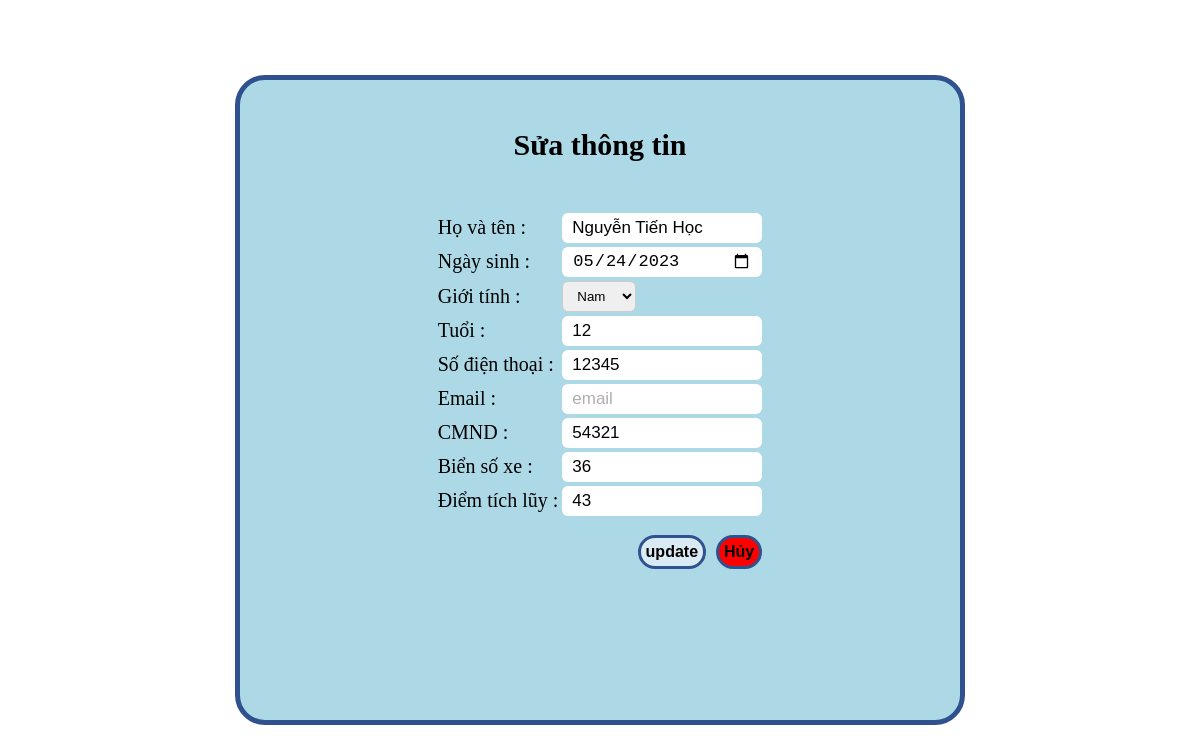
Screenshot of /view/views_hoi_vien/view_update_hoivien_popup.php?hoivienID=3 with the database file from the repository.
### tables this page shows
CREATE TABLE `tbl_hoi_vien` (
  `id_hv` int(50) NOT NULL,
  `name_hv` varchar(50) NOT NULL,
  `ngay_sinh` date NOT NULL,
  `gioi_tinh` varchar(10) DEFAULT NULL,
  `tuoi` int(11) NOT NULL,
  `sdt` varchar(50) NOT NULL,
  `email` text DEFAULT NULL,
  `cmnd` varchar(50) NOT NULL,
  `bien_xe` varchar(50) DEFAULT NULL,
  `diem_tich_luy` float NOT NULL,
  `chieu_cao` float DEFAULT NULL,
  `can_nang` float DEFAULT NULL,
  `phan_tram_mo` float DEFAULT NULL,
  `ngay_cap_nhat` date DEFAULT NULL
);

### view/views_hoi_vien/view_update_hoivien_popup.php (the view, shortened to what this page needs)
<?php
    include_once "../../controller/connection.php";
    $hoivienID = $_REQUEST['hoivienID'];
    $sql = "SELECT * FROM tbl_hoi_vien where id_hv = $hoivienID";
    $query = mysqli_query($mysqli,$sql);
    while($rows = mysqli_fetch_array($query)){
?>
<link rel="stylesheet" href="../assets/css/hoivien_viewUpdate.css">
<div class="hoivien__modal-popup">
    <div class="hoivien__modal-popup-overlay">
        <h4 class="hoivien__modal-popup-header">Sửa thông tin</h4>
        <form class="hoivien__popup-table"
            action="../../controller/controller_hoi_vien/hoivien_update.php?hoivienID=<?php echo $hoivienID ?>"
            method="POST">
            <table class="hoivien_addform">
                <tr>
                    <td><label for="">Họ và tên : </label></td>
                    <td><input type="text" class="hoivien__table-add-input" name="hoivien__table-add-ten"
                            value="<?php echo $rows['name_hv'] ?>" placeholder="họ và tên">
                    </td>
                </tr>
                <tr>
                    <td><label for="">Ngày sinh : </label></td>
                    <td><input type="date" class="hoivien__table-add-input" name="hoivien__table-add-ngay_sinh"
                            value="<?php echo $rows['ngay_sinh'] ?>"></td>
                </tr>
                <tr>
                    <td><label for="">Giới tính :</label></td>
                    <td>
                        <select class="hoivien__table-add-input-gioitinh" name="hoivien__table-add-gioi_tinh"
                            value="<?php echo $rows['gioi_tinh'] ?>">
                            <option value="Nam">Nam</option>
                        </select>
                    </td>
                </tr>
                <tr>
                    <td><label for="">Tuổi : </label></td>
                    <td><input type="text" class="hoivien__table-add-input" name="hoivien__table-add-tuoi"
                            value="<?php echo $rows['tuoi'] ?>" placeholder="tuổi">
                    </td>
                </tr>
                <tr>
                    <td><label for="">Số điện thoại : </label></td>
                    <td><input type="text" class="hoivien__table-add-input" name="hoivien__table-add-sdt"
                            value="<?php echo $rows['sdt'] ?>" placeholder="số diện thoại">
                    </td>
                </tr>
                <tr>
                    <td><label for="">Email : </label></td>
                    <td><input type="text" class="hoivien__table-add-input" name="hoivien__table-add-email"
                            value="<?php echo $rows['email'] ?>" placeholder="email">
                    </td>
                </tr>
                <tr>
                    <td><label for="">CMND : </label></td>
                    <td><input type="text" class="hoivien__table-add-input" name="hoivien__table-add-cmnd"
                            value="<?php echo $rows['cmnd'] ?>" placeholder="cmnd">
                    </td>
                </tr>
                <tr>
                    <td><label for="">Biển số xe : </label></td>
                    <td><input type="text" class="hoivien__table-add-input" name="hoivien__table-add-bien_xe"
                            value="<?php echo $rows['bien_xe'] ?>" placeholder="biển số xe">
                    </td>
                </tr>
                <tr>
                    <td><label for="">Điểm tích lũy : </label></td>
                    <td><input type="text" class="hoivien__table-add-input" name="hoivien__table-add-diem"
                            value="<?php echo $rows['diem_tich_luy'] ?>" placeholder="điểm">
                    </td>
                </tr>
                <tr>
                    <td colspan='2'>
                        <button class="hoivien__table-add-btn hoivien__table-btn-huy" type="button"
                            onclick="window.location.href='hoivien.php'">Hủy</button>
                        <button class="hoivien__table-add-btn hoivien__table-btn-them" type="Submit"
                            onclick="">update</button>
                    </td>
                </tr>
            </table>
        </form>
    </div>
</div>
<?php
     }
?>

### view/assets/css/hoivien_viewUpdate.css (style rules this page uses)
.hoivien__modal-popup { position: absolute; top: 50%; left: 50%; transform: translate(-50%, -50%); text-align: center; width: 60%; height: 80%; background-color: lightblue; border-radius: 30px; border: 5px solid #2F528F; }
.hoivien__popup-table { display: flex; justify-content: center; align-items: center; }
.hoivien__modal-popup-header { display: flex; align-items: center; justify-content: center; font-size: 30px; height: 50px; }
.hoivien_addform { margin: auto; }
.hoivien__table-add-input { height: 30px; width: 200px; padding: 5px 10px; font-size: 17px; border: none; outline: none; border-radius: 6px; }
.hoivien__table-add-input::placeholder { color: #b3aeae; }
.hoivien_addform label { font-size: 20px; }
.hoivien__table-add-input:focus, .hoivien__table-add-input-gioitinh { border: 3px solid #2F528F; }
.hoivien__table-add-input-gioitinh { width: 37%; padding: 6px 10px; border: 1px solid #ccc; border-radius: 6px; }
.hoivien__table-add-btn { float: right; padding: 5px; margin-top: 15px; border: 3px solid #2F528F; border-radius: 25px; background-color: #daeaf3; font-size: 16px; font-weight: 600; }
.hoivien__table-btn-huy { margin-left: 10px; background-color: red; }

### rows the page displays
tbl_hoi_vien: hoivien__table-add-ten "Nguyễn Tiến Học", hoivien__table-add-ngay_sinh "05/24/2023", hoivien__table-add-gioi_tinh "Nam", hoivien__table-add-tuoi "12", hoivien__table-add-sdt "12345", hoivien__table-add-cmnd "54321", hoivien__table-add-bien_xe "36", hoivien__table-add-diem "43"
